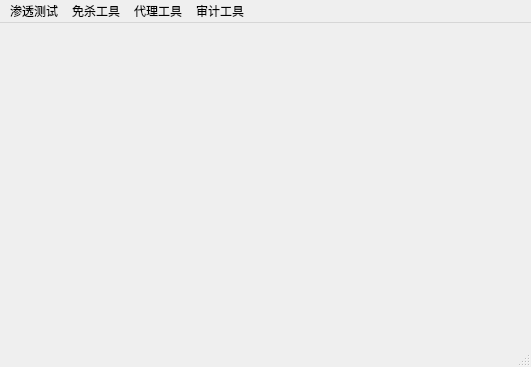
<?xml version="1.0" encoding="UTF-8"?>
<ui version="4.0">
 <class>MainWindow</class>
 <widget class="QMainWindow" name="MainWindow">
  <property name="geometry">
   <rect>
    <x>0</x>
    <y>0</y>
    <width>531</width>
    <height>367</height>
   </rect>
  </property>
  <property name="windowTitle">
   <string>MainWindow</string>
  </property>
  <widget class="QWidget" name="centralwidget"/>
  <widget class="QMenuBar" name="menubar">
   <property name="geometry">
    <rect>
     <x>0</x>
     <y>0</y>
     <width>531</width>
     <height>22</height>
    </rect>
   </property>
   <widget class="QMenu" name="menushentouceshi">
    <property name="title">
     <string>渗透测试</string>
    </property>
    <addaction name="actionsql"/>
    <addaction name="separator"/>
    <addaction name="actioncobalt_strike"/>
   </widget>
   <widget class="QMenu" name="menu">
    <property name="title">
     <string>免杀工具</string>
    </property>
    <addaction name="action_3"/>
    <addaction name="separator"/>
    <addaction name="action_5"/>
    <addaction name="separator"/>
    <addaction name="action_7"/>
   </widget>
   <widget class="QMenu" name="menu_2">
    <property name="title">
     <string>代理工具</string>
    </property>
    <addaction name="action_9"/>
   </widget>
   <widget class="QMenu" name="menu_3">
    <property name="title">
     <string>审计工具</string>
    </property>
    <addaction name="actionSeay"/>
   </widget>
   <addaction name="menushentouceshi"/>
   <addaction name="menu"/>
   <addaction name="menu_2"/>
   <addaction name="menu_3"/>
  </widget>
  <widget class="QStatusBar" name="statusbar"/>
  <action name="actionsql">
   <property name="text">
    <string>sql盲注多线程</string>
   </property>
  </action>
  <action name="actioncobalt_strike">
   <property name="text">
    <string>cobalt strike</string>
   </property>
  </action>
  <action name="action_3">
   <property name="text">
    <string>免杀一代</string>
   </property>
   <property name="font">
    <font>
     <weight>50</weight>
     <bold>false</bold>
    </font>
   </property>
  </action>
  <action name="action_5">
   <property name="text">
    <string>免杀二代</string>
   </property>
  </action>
  <action name="action_7">
   <property name="text">
    <string>特征码分块工具</string>
   </property>
  </action>
  <action name="action_9">
   <property name="text">
    <string>蚁剑</string>
   </property>
  </action>
  <action name="actionSeay">
   <property name="text">
    <string>Seay</string>
   </property>
  </action>
 </widget>
 <resources/>
 <connections>
  <connection>
   <sender>menubar</sender>
   <signal>triggered(QAction*)</signal>
   <receiver>MainWindow</receiver>
   <slot>slot1()</slot>
   <hints>
    <hint type="sourcelabel">
     <x>35</x>
     <y>12</y>
    </hint>
    <hint type="destinationlabel">
     <x>98</x>
     <y>92</y>
    </hint>
   </hints>
  </connection>
 </connections>
 <slots>
  <slot>slot1()</slot>
 </slots>
</ui>
